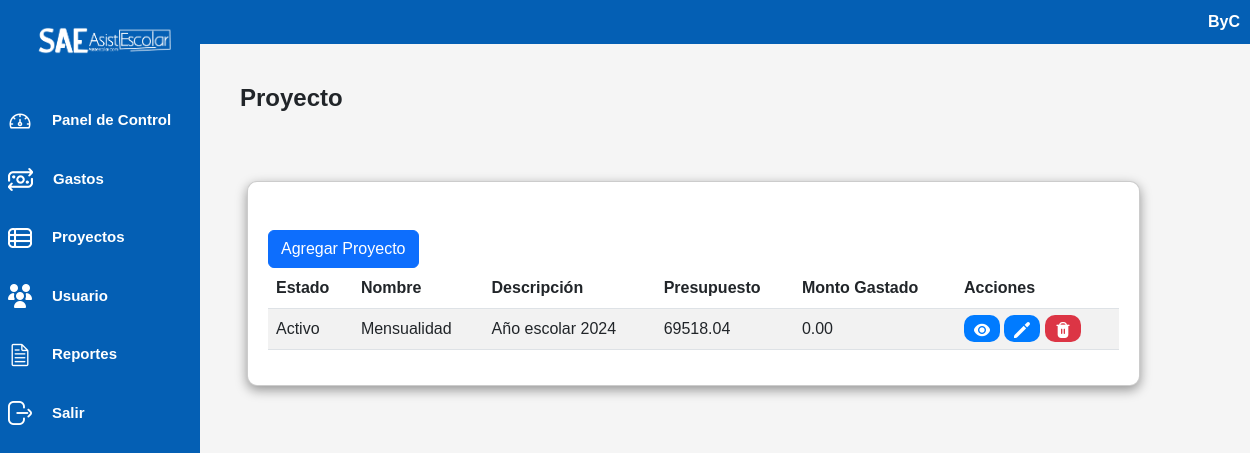
Screenshot of /controlador/proyecto_controlador.php (signed in) with the database file from the repository.
### tables this page shows
CREATE TABLE `proyecto` (
  `ID_Proyecto` int(11) NOT NULL,
  `Nombre` varchar(50) NOT NULL,
  `Descripcion` varchar(100) NOT NULL,
  `Estado` tinyint(1) NOT NULL DEFAULT 1
);

### controlador/proyecto_controlador.php (called while the page is built, shortened)
<?php
require_once("../modelo/proyecto_modelo.php");
$objProyecto = new Proyecto();
$data = $objProyecto->buscarTodos();
$dataAux = $objProyecto->buscarPresupuesto();
$dataPresupuesto = array();
foreach ($dataAux as $c) {
    $dataPresupuesto[$c['id_proyecto']][] = $c['monto_presupuesto'];
}
require_once("vista_controlador.php");
require_once("../vista/proyecto_vista.php");

### modelo/conexionPDO.php (called while the page is built, shortened)
<?php
    class Conexion {
        private $conexion;
        function __construct(){
            $servidor="localhost";
            $usuarioBD="root";
            $claveBD="";
            $bd="fiscor";
            try {
                $this->conexion=new PDO("mysql:host=$servidor;dbname=$bd",$usuarioBD,$claveBD);
                $this->conexion->setAttribute(PDO::ATTR_ERRMODE,PDO::ERRMODE_EXCEPTION);
            }
            catch(PDOException $fallo){
                die ("La conexion ha fallado.".$fallo->getMessage());
            }
        }
        public function conectar(){
            return $this->conexion;
        }
    }
?>

### modelo/proyecto_modelo.php (called while the page is built, shortened)
<?php
require_once("../modelo/conexionPDO.php");
class Proyecto {
    private $conexion;
    public function __construct() {
        $this->conexion = new Conexion();
        $this->conexion = $this->conexion->conectar();
    }
    public function buscarTodos() {
        try {
            $sql = "SELECT *
                    FROM proyecto";
            $stmt = $this->conexion->prepare($sql);
            $stmt->execute();
            return $stmt->fetchAll(PDO::FETCH_ASSOC);
        } catch (PDOException $e) {
            error_log("Error al buscar todos los Proyectos: " . $e->getMessage(), 0);
            return array();
        }
    }
    public function buscarPresupuesto() {
        try {
            $sql = "SELECT item.id_item, item.ID_Categoria, presupuesto.id_proyecto, presupuesto.monto_presupuesto
                    FROM item, presupuesto
                    WHERE item.id_item = presupuesto.id_item";
            $stmt = $this->conexion->prepare($sql);
            $stmt->execute();
            return $stmt->fetchAll(PDO::FETCH_ASSOC);
        } catch (PDOException $e) {
            error_log("Error al buscar todos los Proyectos: " . $e->getMessage(), 0);
            return array();
        }
    }
}

### vista/proyecto_vista.php (the view, shortened to what this page needs)
<!DOCTYPE html>
<html lang="en">
<head>
    <link rel="stylesheet" href="../vista/css/bootstrap.min.css">
    <link rel="stylesheet" href="../vista/css/dataTables.bootstrap5.css">
    <link rel="stylesheet" type="text/css" href="../vista/css/estilosinicio.css">
</head>
<body>
    <div class="contenedor">
        <div class="barra-lateral" id="barra-lateral">
        </div>
        <div class="contenido">
            <h1>Proyecto</h1>
        </div>
    </div>
    <div class="container">
        <div class="contenedor-categoria px-6 pt-5">
            <div id="tabla_div">
                <div class="row">
                    <div class="col-sm-3">
                        <a href="#" class="modal_abrir btn btn-primary" onClick="agregarProyecto();">Agregar Proyecto</a>
                    </div>
                    <div class="table-container">
                        <table id="tabla" class="table table-striped" style="width:100%">
                            <thead>
                                <tr>
                                    <th>Estado</th>
                                    <th>Nombre</th>
                                    <th>Descripción</th>
                                    <th>Presupuesto</th>
                                    <th>Monto Gastado</th>
                                    <th>Acciones</th>
                                </tr>
                            </thead>
                            <tbody>
                                <?php
                                if (isset($data) && is_array($data)) {
                                    foreach ($data as $row) {
                                        $row['monto_presupuesto'] = 0.00;
                                    if (isset($dataPresupuesto[$row['ID_Proyecto']])) $row['monto_presupuesto'] = array_sum($dataPresupuesto[$row['ID_Proyecto']]);
                                        echo "<tr>";
                                        $estado = ($row['Estado'] == 1) ? 'Activo' : 'Inactivo';
                                        echo "<td>" . $estado . "</td>";
                                        echo "<td>" . $row['Nombre'] . "</td>";
                                        echo "<td>" . $row['Descripcion'] . "</td>";
                                        echo "<td>" . $row['monto_presupuesto'] . "</td>";
                                        echo "<td>0.00</td>";
                                        echo "<td>
                                                <a href='../controlador/categoria_controlador.php?idProyecto=" . $row['ID_Proyecto'] . "' class='btn-azul'><img src='../vista/img/ojo.png' alt='ojo'></a>
                                                <a onClick='buscarProyecto(this)' class='btn-azul' data-id='" . $row['ID_Proyecto'] . "' data-estado='" . $row['Estado'] . "' data-nombre='" . $row['Nombre'] . "' data-descripcion='" . $row['Descripcion'] . "'><img src='../vista/img/editar.png' alt='editar'></a>
                                                <a href='?eliminarId=" . $row['ID_Proyecto'] . "' class='btn-rojo'><img src='../vista/img/eliminar.png' alt='eliminar'></a>
                                            </td>";
                                        echo "</tr>";
                                    }
                                } else
                                    echo "<tr><td colspan='4'>No hay datos disponibles.</td></tr>";
                                ?>
                            </tbody>
                    </table>
                </div>
            </div>
        </div>
    </div>
    </div>
</body>
</html>

### vista/css/estilosinicio.css (style rules this page uses)
body { margin: 0; font-family: 'Poppins', sans-serif !important; background-color: #f5f5f5; }
.contenedor { display: flex; flex-direction: row; flex-wrap: wrap; margin-left: 200px; }
.contenido { padding: 40px; width: 90%; }
.px-6 { margin: 0 auto; max-width: 2000px; max-height: 1000px; }
.contenedor-categoria, .contenedor-canvas, .contenedor-usuario { background-color: white; border: 1px solid rgba(0.1, 0.1, 0.1, 0.2); padding: 20px; box-shadow: 0 4px 12px rgba(0, 0, 0, 0.4); border-radius: 10px; width: 80%; max-width: 1200px; margin: 20px auto; margin-left: 135px; }
.container { margin-left: 100px; }
.barra-lateral { width: 200px; height: 100%; background-color: #045fb4; position: fixed; top: 0; left: 0; overflow-x: hidden; padding-top: 20px; transition: width 0.3s; z-index: 1000; }
h1 { font-size: 24px; font-weight: bold; }
.btn-azul { background-color: #007bff; color: white; border: none; padding: 5px 10px; cursor: pointer; border-radius: 10px; }
.btn-rojo { background-color: #dc3545; color: white; border: none; padding: 5px 10px; cursor: pointer; border-radius: 10px; }
.table-container { overflow-x: auto !important; }

### rows the page displays
proyecto: Estado "Activo", Nombre "Mensualidad", Descripcion "Año escolar 2024", monto_presupuesto "69518.04"

### other values shown
$nombreUsuario "ByC"
